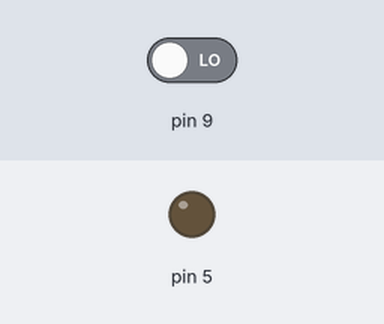
Simulated run of this sketch. Board: Arduino Uno, built with avr-gcc and run on an emulated ATmega328P. Parts: output pins drawn as LEDs (lit = HIGH). The test bench sets the inputs (shaded band); at power-on: pin 9 LOW.

Above: at 1.2 s.
1.3 s: pin 9 driven HIGH
At 1.6 s:
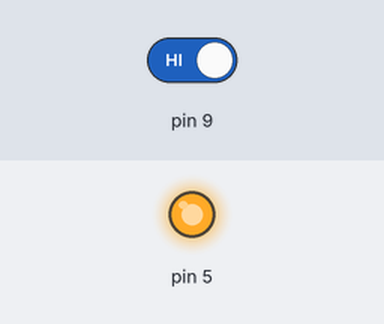
2.8 s: pin 9 driven LOW
At 3.9 s:
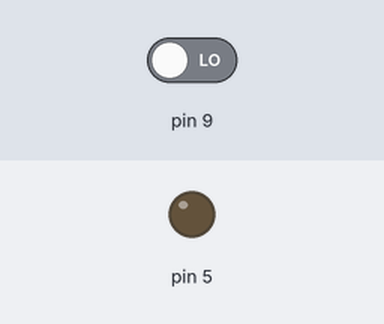
Timing chart, 0 to 5.8 s (numbered marks = the images above; inputs shaded):
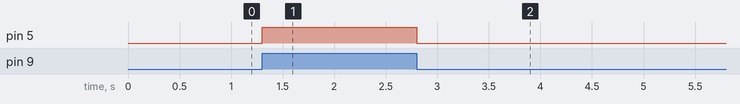

Measured:
- after the input at 1.3 s, pin 5: LOW → HIGH at once
- after the input at 2.8 s, pin 5: HIGH → LOW at once

The sketch:

motion_dictecting_robot.ino
```cpp
void setup() {
  pinMode(9,INPUT);
  pinMode(5,OUTPUT);
}

void loop()
{ int x=digitalRead(9);
  if(x==HIGH)
{digitalWrite(5,HIGH);

  }
 else
 {digitalWrite(5,LOW);
  }

}
```
